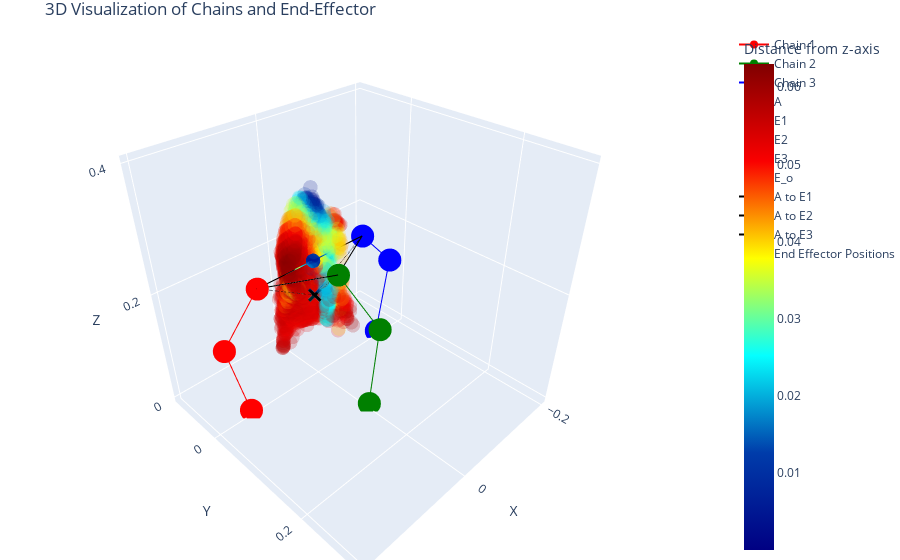

This figure's notebook cell:
### Code cell
import plotly.graph_objects as go
import plotly.express as px

home_pose = [0, 0, 0, 0.150]  # Define the home pose for the end effector
ik_home = inverse_kinematics(*home_pose)

# Create a scatter3d trace for the average positions
fig = visualize_robot(*home_pose, *ik_home, width=None, height=None)

# Add the scatter points with color based on distance from z-axis
fig.add_trace(go.Scatter3d(
    x=avg_positions[:, 0],
    y=avg_positions[:, 1],
    z=avg_positions[:, 2],
    mode='markers',
    marker=dict(
        size=5,
        color=(avg_positions[:, 0]**2 + avg_positions[:, 1]**2)**0.5,  # heatmap by distance from z-axis
        colorscale='jet',
        opacity=0.2,
        colorbar=dict(title='Distance from z-axis')
    ),
    name='End Effector Positions'
))

# Set the layout
fig.update_layout(margin=dict(l=0, r=50, b=0, t=30))

# Show the figure
fig.show()

# Save the figure as an HTML file
fig.write_html("neck_brace_joint_space_exploration.html")

### Figure 1 — Plotly figure (JSON) as saved in the notebook; plotly's stock layout.template omitted (floating-point values rounded to 4 significant figures; data arrays with more than 128 entries replaced by an {"elided": "..."} marker saying what was removed)
{"data": [{"line": {"color": "red"}, "mode": "lines+markers", "name": "Chain 1", "type": "scatter3d", "x": [0.141, 0.1716, 0.105], "y": [0, 0, -4.093e-24], "z": [0, 0.1384, 0.213]}, {"line": {"color": "green"}, "mode": "lines+markers", "name": "Chain 2", "type": "scatter3d", "x": [0, 0, -3.98e-25], "y": [0.12, 0.1397, 0.055], "z": [0, 0.1598, 0.213]}, {"line": {"color": "blue"}, "mode": "lines+markers", "name": "Chain 3", "type": "scatter3d", "x": [-0.141, -0.1716, -0.105], "y": [0, 0, -4.312e-35], "z": [0, 0.1384, 0.213]}, {"marker": {"color": "black", "size": 5, "symbol": "x"}, "mode": "markers", "name": "A", "type": "scatter3d", "x": [0], "y": [0], "z": [0.15]}, {"marker": {"color": "red", "size": 5}, "mode": "markers", "name": "E1", "type": "scatter3d", "x": [0.105], "y": [0], "z": [0.213]}, {"marker": {"color": "green", "size": 5}, "mode": "markers", "name": "E2", "type": "scatter3d", "x": [0], "y": [0.055], "z": [0.213]}, {"marker": {"color": "blue", "size": 5}, "mode": "markers", "name": "E3", "type": "scatter3d", "x": [-0.105], "y": [0], "z": [0.213]}, {"marker": {"color": "orange", "size": 5}, "mode": "markers", "name": "E_o", "type": "scatter3d", "x": [0], "y": [0], "z": [0.213]}, {"line": {"color": "black", "dash": "solid"}, "mode": "lines", "name": "Edge 1", "showlegend": false, "type": "scatter3d", "x": [0.105, 0], "y": [0, 0.055], "z": [0.213, 0.213]}, {"line": {"color": "black", "dash": "solid"}, "mode": "lines", "name": "Edge 2", "showlegend": false, "type": "scatter3d", "x": [0, -0.105], "y": [0.055, 0], "z": [0.213, 0.213]}, {"line": {"color": "black", "dash": "solid"}, "mode": "lines", "name": "Edge 3", "showlegend": false, "type": "scatter3d", "x": [-0.105, 0.105], "y": [0, 0], "z": [0.213, 0.213]}, {"line": {"color": "black", "dash": "dash"}, "mode": "lines", "name": "A to E1", "type": "scatter3d", "x": [0, 0.105], "y": [0, 0], "z": [0.15, 0.213]}, {"line": {"color": "black", "dash": "dash"}, "mode": "lines", "name": "A to E2", "type": "scatter3d", "x": [0, 0], "y": [0, 0.055], "z": [0.15, 0.213]}, {"line": {"color": "black", "dash": "dash"}, "mode": "lines", "name": "A to E3", "type": "scatter3d", "x": [0, -0.105], "y": [0, 0], "z": [0.15, 0.213]}, {"marker": {"color": {"elided": "10000 float values"}, "colorbar": {"title": {"text": "Distance from z-axis"}}, "colorscale": [[0, "rgb(0,0,131)"], [0.2, "rgb(0,60,170)"], [0.4, "rgb(5,255,255)"], [0.6, "rgb(255,255,0)"], [0.8, "rgb(250,0,0)"], [1, "rgb(128,0,0)"]], "opacity": 0.2, "size": 5}, "mode": "markers", "name": "End Effector Positions", "type": "scatter3d", "x": {"elided": "10000 float values"}, "y": {"elided": "10000 float values"}, "z": {"elided": "10000 float values"}}], "layout": {"margin": {"b": 0, "l": 0, "r": 50, "t": 30}, "scene": {"aspectmode": "manual", "aspectratio": {"x": 1, "y": 1, "z": 1}, "xaxis": {"range": [-0.21, 0.21], "title": {"text": "X"}}, "yaxis": {"range": [-0.11, 0.31], "title": {"text": "Y"}}, "zaxis": {"range": [-0.01, 0.41], "title": {"text": "Z"}}}, "title": {"text": "3D Visualization of Chains and End-Effector"}}}
